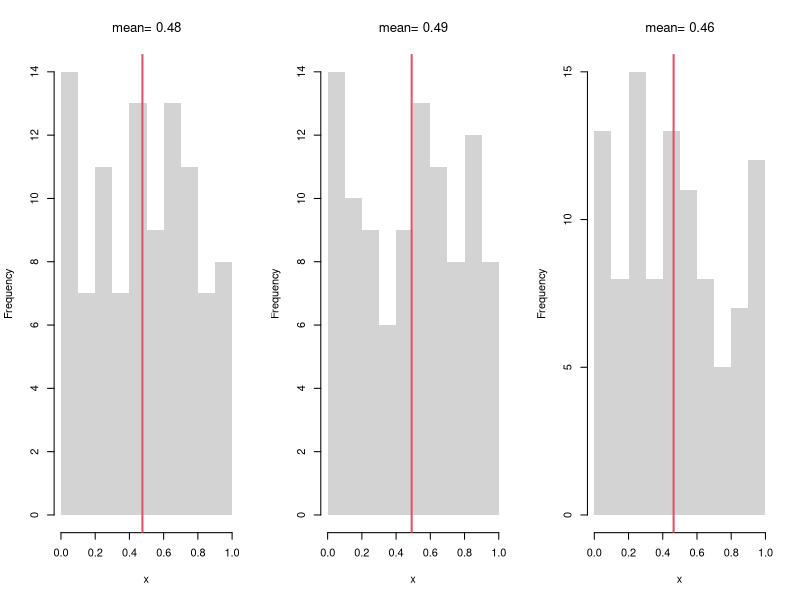
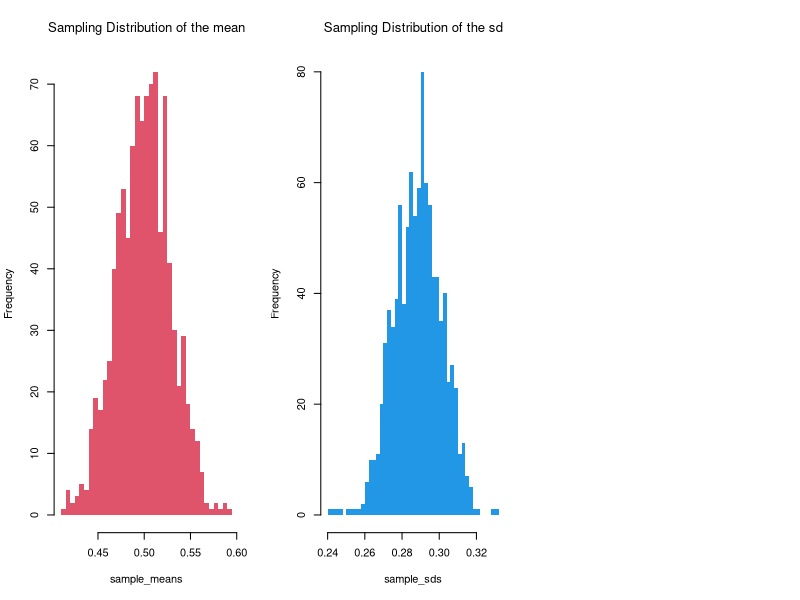
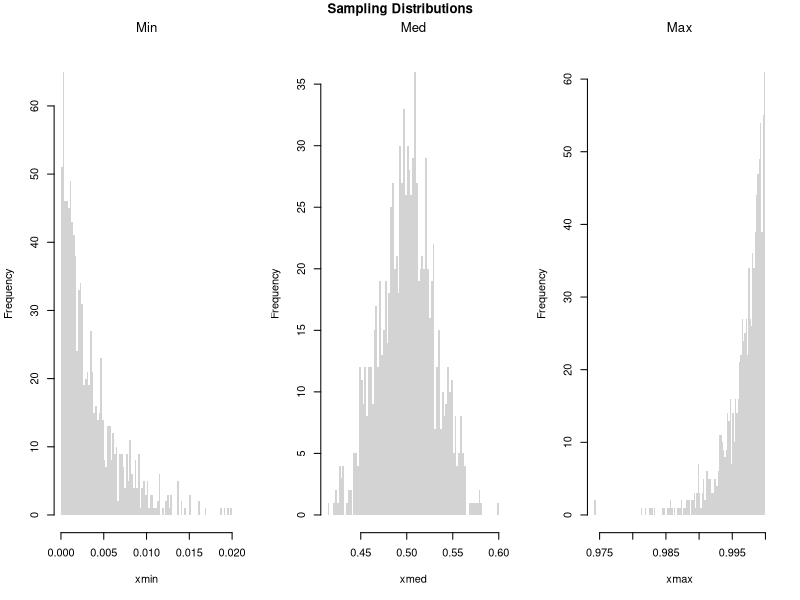
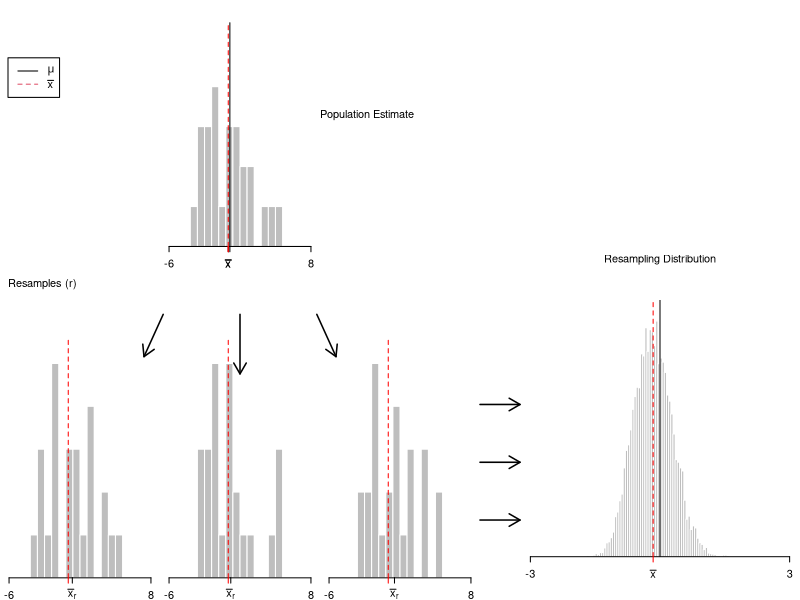
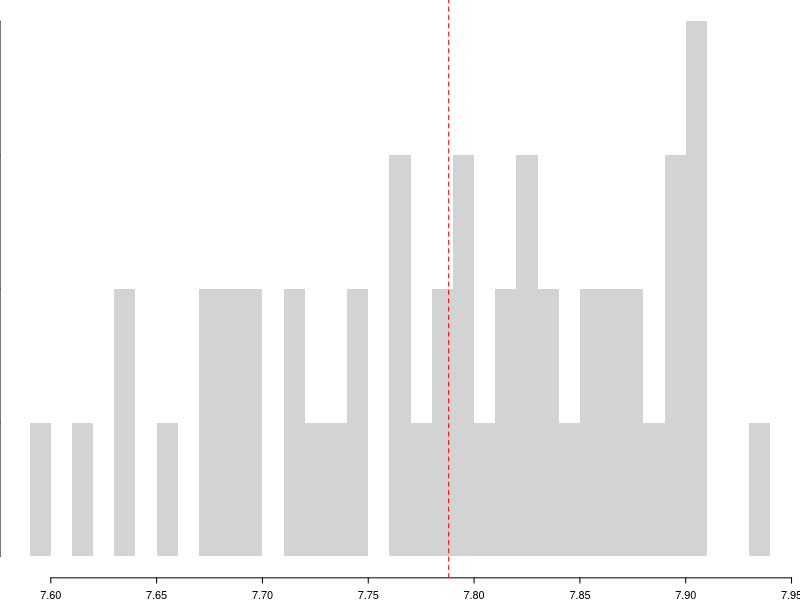
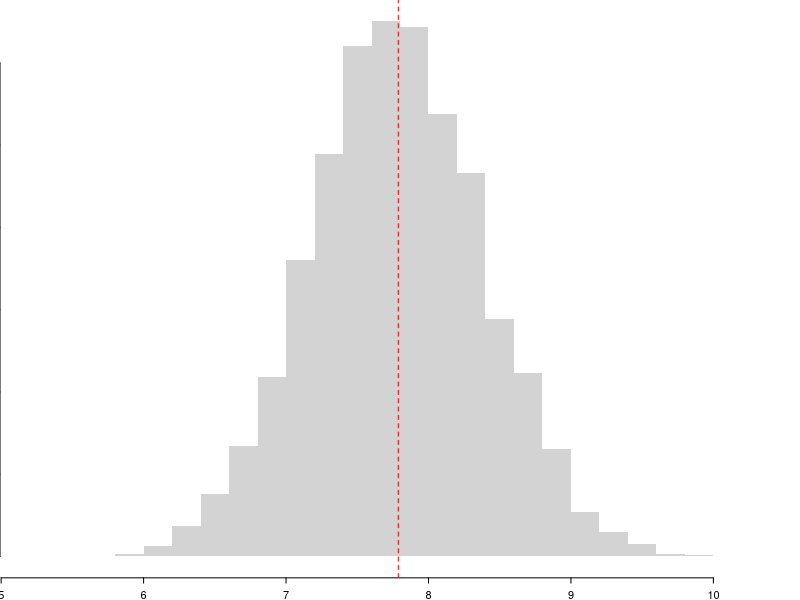
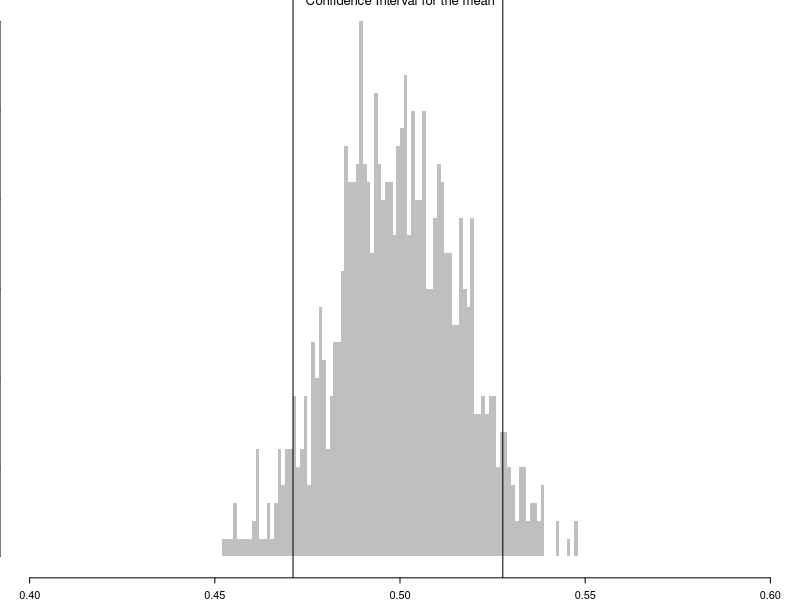
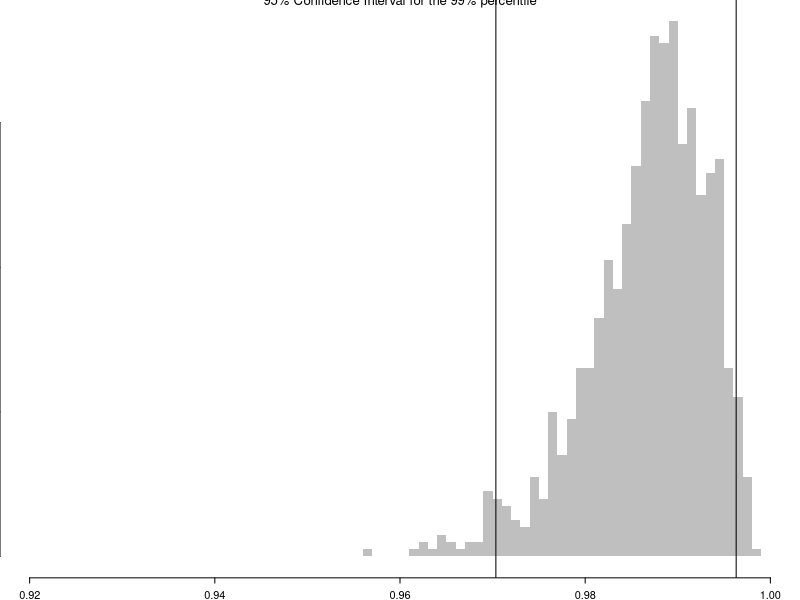

Write R code to recreate these figures, in order.
## ---- chunk 1
# Three Sample Example
par(mfrow=c(1,3))
for(i in 1:3){
    x <- runif(100) 
    m <-  mean(x)
    hist(x,
        breaks=seq(0,1,by=.1), #for comparability
        main=NA, border=NA)
    abline(v=m, col=2, lwd=2)
    title(paste0('mean= ', round(m,2)),  font.main=1)
}
## ---- chunk 2
sample_means <- sapply(1:1000, function(i){
    m <- mean(runif(100))
    return(m)
})
hist(sample_means, breaks=50, border=NA,
    col=2, font.main=1,
    main='Sampling Distribution of the mean')
## ---- chunk 3
three_sds <- c(  sd(runif(100)),  sd(runif(100)),  sd(runif(100))  )
three_sds

sample_sds <- sapply(1:1000, function(i){
    s <- sd(runif(100))
    return(s)
})
hist(sample_sds, breaks=50, border=NA,
    col=4, font.main=1,
    main='Sampling Distribution of the sd')
## ---- chunk 4
# Create 300 samples, each with 1000 random uniform variables
x <- sapply(1:300, function(i) runif(1000) )
# Each row is a new sample
length(x[1,])

# Median looks normal, Maximum and Minumum do not!
xmin <- apply(x,1,quantile, probs=0)
xmed <- apply(x,1,quantile, probs=.5)
xmax <- apply(x,1,quantile, probs=1)
par(mfrow=c(1,3))
hist(xmin, breaks=100, border=NA, main='Min', font.main=1)
hist(xmed, breaks=100, border=NA, main='Med', font.main=1)
hist(xmax, breaks=100, border=NA, main='Max', font.main=1)
title('Sampling Distributions', outer=T, line=-1)
## ---- chunk 5
# To explore, try any function!
fun_of_rv <- function(f, n=100){
  x <- runif(n)
  y <- f(x)
  return(y)
}

fun_of_rv( f=mean )

fun_of_rv( f=function(i){ diff(range(exp(i))) } )
## ---- chunk 6
sample_dat <- USArrests$Murder
mean(sample_dat)
## ---- chunk 7
# Generate Nonormal Data 
# Modified from Hesterberg (2015)

# Population is 50% N(-2, 1) and 50% N(2, 4)
populationMean <- c(-2, 2)
populationVar <- c(1, 4)

# Generate samples from population
rPopulation <- function(n){
  # Which distribution is each observation coming from
  di <- sample(1:2, size=n, replace=TRUE, prob=c(.5,.5))
  rnorm(n, mean=populationMean[di], sd=sqrt(populationVar)[di])
}

# Compute Sample Mean
n <- 25
set.seed(2)
sample_dat <- rPopulation(n)
sample_mean <- mean(sample_dat)
## ---- chunk 8
# Plot Bootstrap Mean
# Modified from Hesterberg (2015)

#### Some parameters for figure layout.
divideX <- c(.6, .65)
divideY <- c(0, .32, .33, .65, .70, 1)
useFraction <- .9
Fraction2 <- 0:1 + c(1, -1) * (1-useFraction)/2
rescaleY <- function(x) (x-.33)/.67
divideY3 <- (c(NA, NA, .33, .65, .70, 1) - .33)/.67

PlotSample <- function(data,
    lineMu=TRUE,
    star=FALSE,
    lineM=NULL,
    col="gray"){
  # lineMu: logical, add a vertical line at mu
  # star:  logical, label with xbar* instead of xbar
  # lineM: NULL or numeric; add a vertical line there

  hist(data, breaks=seq(-6, 8, length=21), col=col,
       probability=TRUE, axes=FALSE, new=FALSE, border=0,
       xlab="", xlim=c(-6, 8), ylim=c(0, .351),
       xaxs="i", yaxs="i", main="")
  axis(side=1, at=c(-6, 8))
  axis(side=1, at=mean(data),
       if(star) expression(bar(x)[r]) else expression(bar(x)))
  if(lineMu) {
    segments(mean(populationMean), y0=0, y1=.32)
    axis(side=1, at=mean(populationMean), "")
  }
  if(length(lineM)) {
    segments(lineM, y0=0, y1=.32, col="red", lty=2)
    axis(side=1, at=lineM, "", col="red")
  }
  invisible(NULL)
}

### Plot sample (as substitute for population)
par(fig=c(divideX[1] * (1/3 + 1/3 * Fraction2), divideY3[5:6]),
    mar=.1 + c(2, 0, 0, 0), mex=.8)
PlotSample(sample_dat, lineM=sample_mean)
axis(1, sample_mean, expression(bar(x)), col="red")

### Bootstrap samples
set.seed(2)  ## Cherry Pick Some Good Ones
B <- lapply(1:20, function(i) sample(sample_dat, replace=T))
temp <- lapply(B, hist, breaks=seq(-6, 8, length=21), plot=F)
Bii <- which(sapply(temp, function(x) max(x$counts)) <= 5)
## Plot the Cherries
par(fig=c(divideX[1] * (0/3 + 1/3*Fraction2), divideY3[3:4]), new=T)
PlotSample(B[[Bii[1]]], sample_mean, lineMu=F, star=T)
par(fig=c(divideX[1] * (1/3 + 1/3*Fraction2), divideY3[3:4]), new=T)
PlotSample(B[[Bii[3]]], sample_mean, lineMu=F, star=T)
par(fig=c(divideX[1] * (2/3 + 1/3*Fraction2), divideY3[3:4]), new=T)
PlotSample(B[[Bii[2]]], sample_mean, lineMu=F, star=T)

### Bootstrap Distribution
par(fig=c(divideX[2], 1, 0, .5), new=T)
par(mar=c(4.1, 0, 0, 0))
set.seed(2)
Bmeans <- sapply(1:10^4, function(i) {
    dat_b <- sample(sample_dat, replace=T) # c.f. jackknife
    mean(dat_b)
})
hist(Bmeans, xlim=c(-3, 3), ylim=c(0, 1), breaks=61, border=0,
     axes=F, col="gray", probability=T, main="", yaxs="i",
     xlab="", ylab="")
abline(v=sample_mean, col="red", lty=2)
abline(v=mean(populationMean))
axis(1, c(-3, 3))
axis(1, at=sample_mean, expression(bar(x)), col="red")
#axis(3, at=mean(populationMean), expression(mu))

### Arrows
par(mar=c(2.1, 0, 0, 0))
par(fig=c(0, 1, 0, 1), usr=c(0, 1, 0, 1))
arrows(lwd=1.5, length=.125,
       x0=divideX[1] * (.29 + .42 * ppoints(5)[c(1,3,5)]),
       x1=divideX[1] * seq(.3, .7, length=3),
       y0=rescaleY(divideY[4:5] %*% c(.2, .77)) - .05,
       y1=rescaleY(divideY[4] - c(.6, 1, .6)*(divideY[5]-divideY[4])) - .05)
arrows(divideX[1], c(.1, .2, .3), length=.125, divideX[2], lwd=1.5)

### Text
text(.4, .8, adj=0, 'Population Estimate')
text((divideX[2]+1)/2, .55, adj=.5, 'Resampling Distribution')
text(0.01, divideY3[4]+.03, adj=0, "Resamples (r)")
legend(.01, .9, lty=1:2, col=1:2, legend=expression(mu, bar(x)))
## ---- chunk 9
sample_dat <- USArrests$Murder
sample_mean <- mean(sample_dat)

# Jackknife Estimates
n <- length(sample_dat)
Jmeans <- sapply(1:n, function(i){
    dati <- sample_dat[-i]
    mean(dati)
})
hist(Jmeans, breaks=25, border=NA,
    main='', xlab=expression(bar(X)[-i]))
abline(v=sample_mean, col='red', lty=2)
## ---- chunk 10
# Bootstrap estimates
set.seed(2)
Bmeans <- sapply(1:10^4, function(i) {
    dat_b <- sample(sample_dat, replace=T) # c.f. jackknife
    mean(dat_b)
})

hist(Bmeans, breaks=25, border=NA,
    main='', xlab=expression(bar(X)[b]))
abline(v=sample_mean, col='red', lty=2)
## ---- chunk 11
# Boot CI
boot_ci <- quantile(Bmeans, probs=c(.025, .975))
boot_ci

# Jack CI
jack_ci <- quantile(Jmeans, probs=c(.025, .975))
jack_ci

# more conservative estimate
ci_est <- boot_ci
## ---- chunk 12
sample_means <- apply(x,1,mean)
# standard error
sd(sample_means)
## ---- chunk 13
# Middle 90%
mq <- quantile(sample_means, probs=c(.05,.95))
paste0('we are 90% confident that the mean is between ', 
    round(mq[1],2), ' and ', round(mq[2],2) )

bks <- seq(.4,.6,by=.001)
hist(sample_means, breaks=bks, border=NA,
    col=rgb(0,0,0,.25), font.main=1,
    main='Confidence Interval for the mean')
abline(v=mq)
## ---- chunk 14
## Upper Percentile
sample_quants <- apply(x,1,quantile, probs=.99)

# Middle 95% of estimates
mq <- quantile(sample_quants, probs=c(.025,.975))
paste0('we are 95% confident that the upper percentile is between ', 
    round(mq[1],2), ' and ', round(mq[2],2) )

bks <- seq(.92,1,by=.001)
hist(sample_quants, breaks=bks, border=NA,
    col=rgb(0,0,0,.25), font.main=1,
    main='95% Confidence Interval for the 99% percentile')
abline(v=mq)
## ---- chunk 15
# Theoretically: [-1 sd, +1 sd] has 2/3 coverage

# Confidence Interval for each sample
xq <- apply(x,1, function(r){ #theoretical se's 
    mean(r) + c(-1,1)*sd(r)/sqrt(length(r))
})
# First 4 interval estimates
xq[,1:4]

# Explicit calculation
mu_true <- 0.5
# Logical vector: whether the true mean is in each CI
covered <- mu_true >= xq[1, ] & mu_true <= xq[2, ]
# Empirical coverage rate
coverage_rate <- mean(covered)
cat(sprintf("Estimated coverage probability: %.2f%%\n", 100 * coverage_rate))
## ---- chunk 16
# Visualize first N confidence intervals
N <- 100
plot.new()
plot.window(xlim = range(xq), ylim = c(0, N))
for (i in 1:N) {
  col_i <- if (covered[i]) rgb(0, 0, 0, 0.3) else rgb(1, 0, 0, 0.5)
  segments(xq[1, i], i, xq[2, i], i, col = col_i, lwd = 2)
}
abline(v = mu_true, col = "blue", lwd = 2)
axis(1)
title("Visualizing CI Coverage (Red = Missed)")
## ---- chunk 17
# Frequency each point was in an interval
bks <- seq(0,1,by=.01)
xcovr <- sapply(bks, function(b){
    bl <- b >= xq[1,]
    bu <- b <= xq[2,]
    mean( bl & bu )
})
# 50\% Coverage
c_ul <- range(bks[xcovr>=.5])
c_ul # 50% confidence interval

plot.new()
plot.window(xlim=c(0,1), ylim=c(0,1))
polygon( c(bks, rev(bks)), c(xcovr, xcovr*0), col=grey(.5,.5), border=NA)
mtext('Frequency each value was in an interval',2, line=2.5)
axis(1)
axis(2)
abline(h=.5, lwd=2)
segments(c_ul,0,c_ul,.5, lty=2)
## ---- chunk 18
boot_se <- sd(Bmeans)

sample_sd <- sd(sample_dat)
theory_se <- sample_sd/sqrt(n)

c(boot_se, theory_se)
## ---- chunk 19
Nseq <- seq(1,100, by=1) # Sample sizes
B <- 1000 # Number of draws per sample

SE <- sapply(Nseq, function(n){
    sample_statistics <- sapply(1:B, function(b){
        x <- rnorm(n) # Sample of size N
        quantile(x,probs=.4) # Statistic
    })
    sd(sample_statistics)
})

par(mfrow=c(1,2))
plot(Nseq, SE, pch=16, col=grey(0,.5),
    main='Absolute Gain', font.main=1,
    ylab='standard error', xlab='sample size')
plot(Nseq[-1], abs(diff(SE)), pch=16, col=grey(0,.5),
    main='Marginal Gain', font.main=1,
    ylab='decrease in standard error', xlab='sample size')
